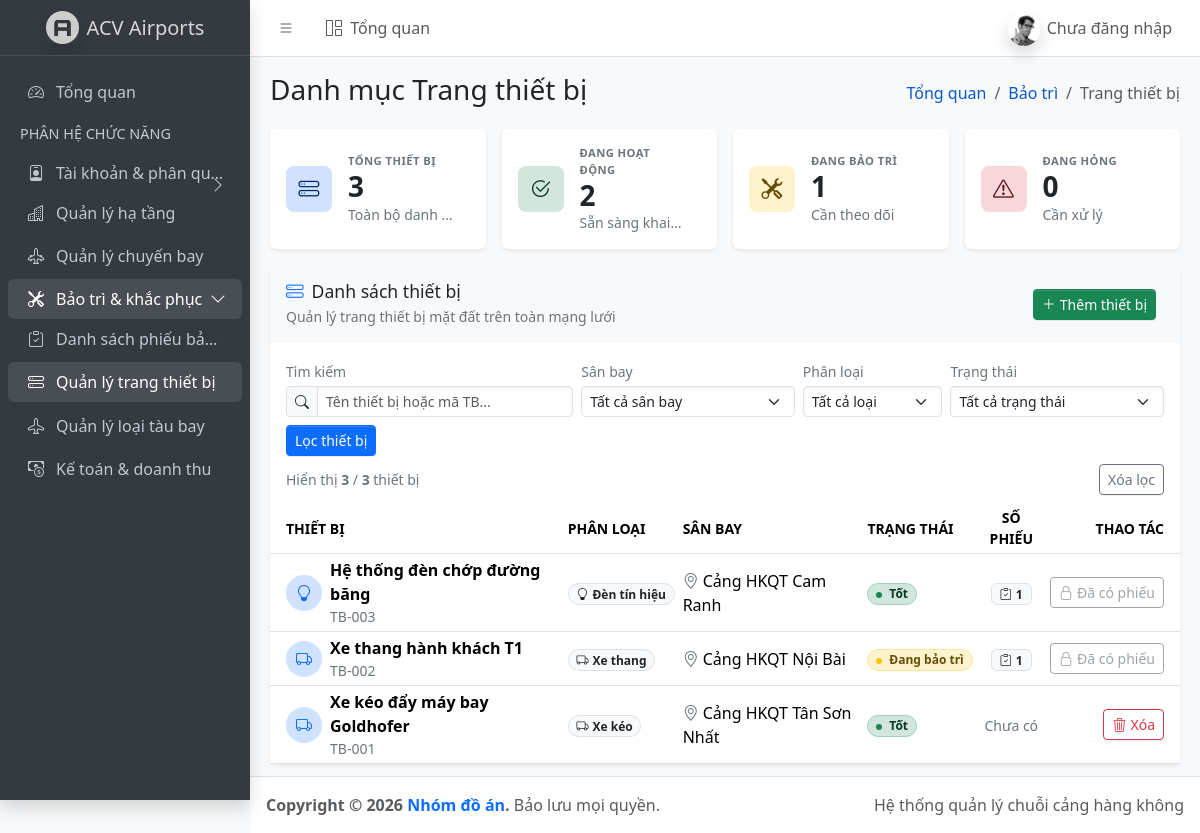
Before: /views/pages/bao_tri/thiet_bi.php with the older database file.
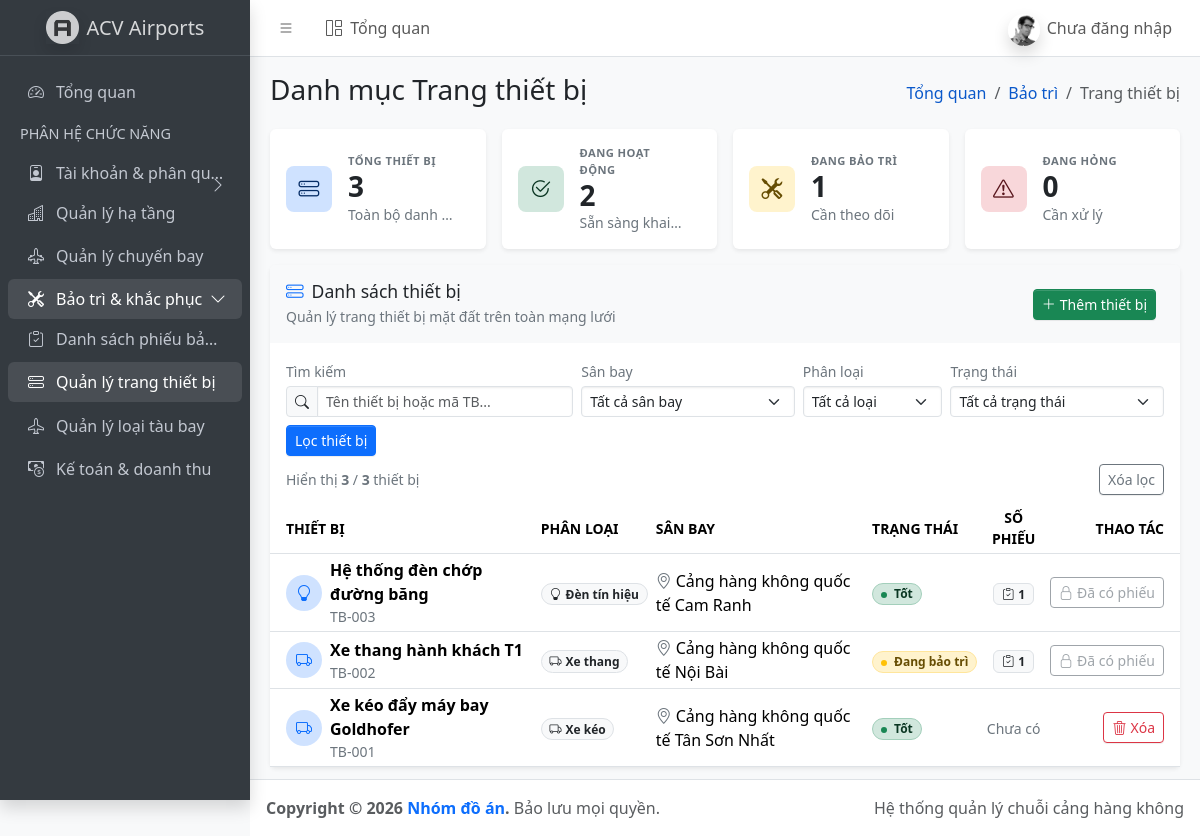
After: the same page with the newer database file.
### tables this page shows
CREATE TABLE `thiet_bi_san_bay` (
  `id` int(11) NOT NULL,
  `id_san_bay` int(11) NOT NULL,
  `ten_thiet_bi` varchar(100) NOT NULL,
  `loai_thiet_bi` enum('Den_Tin_Hieu','Thiet_Bi_Dan_Duong','Xe_Thang','Xe_Keo','Khac') NOT NULL,
  `trang_thai` enum('Tot','Bao_Tri','Hong') DEFAULT 'Tot'
);

CREATE TABLE `san_bay` (
  `id` int(11) NOT NULL,
  `ma_iata` varchar(3) NOT NULL,
  `ma_icao` varchar(4) DEFAULT NULL,
  `ten_san_bay` varchar(120) NOT NULL,
  `ten_ngan` varchar(50) NOT NULL,
  `phan_cap` enum('Quoc_Noi','Quoc_Te') NOT NULL,
  `vi_tri` varchar(255) NOT NULL,
  `hinh_anh` varchar(255) DEFAULT NULL,
  `mo_ta` varchar(500) DEFAULT NULL,
  `thu_tu_hien_thi` int(11) NOT NULL DEFAULT 0,
  `trang_thai` enum('Hoat_Dong','Bao_Tri','Dong_Cua_Khan_Cap') DEFAULT 'Hoat_Dong'
);

### views/pages/bao_tri/_bootstrap.php (called while the page is built, shortened)
<?php
require_once __DIR__ . '/../../../controllers/BaoTriController.php';
if (!function_exists('baoTriUrl')) {
    function baoTriUrl($file = 'index.php', array $query = []) {
        $base = defined('BASE_URL') ? rtrim(BASE_URL, '/') : '';
        $url  = $base . '/views/pages/bao_tri/' . ltrim($file, '/');
        if (!empty($query)) {
            $url .= '?' . http_build_query($query);
        }
        return $url;
    }
}
if (!isset($baoTriController) || !($baoTriController instanceof BaoTriController)) {
    $dbConn = $dbConnection ?? $db ?? $conn ?? null;
    $baoTriController = new BaoTriController($dbConn);
}

### controllers/BaoTriController.php (called while the page is built, shortened)
<?php
class BaoTriController {
    private $db;
    public function __construct($dbConnection) {
        $this->db = $dbConnection;
    }
    public function getDanhSachThietBi() {
        $sql = "SELECT tb.id, tb.ten_thiet_bi, tb.loai_thiet_bi, tb.trang_thai, sb.ten_san_bay,
                       (SELECT COUNT(*) FROM yeu_cau_bao_tri y WHERE y.id_thiet_bi = tb.id) AS so_phieu
                FROM thiet_bi_san_bay tb
                JOIN san_bay sb ON tb.id_san_bay = sb.id
                ORDER BY tb.id DESC";
        $result = $this->db->query($sql);
        return $result ? $result->fetch_all(MYSQLI_ASSOC) : [];
    }
}

### views/pages/bao_tri/thiet_bi.php (the view, shortened to what the rows shown need)
<?php
require_once __DIR__ . '/_bootstrap.php';
if (!isset($thiet_bi)) {
    $thiet_bi = $baoTriController->getDanhSachThietBi();
}
$statusLabels = [
    'Tot'     => 'Tốt',
    'Bao_Tri' => 'Đang bảo trì',
    'Hong'    => 'Hỏng',
];
$statusBadgeClasses = [
    'Tot'     => 'text-success-emphasis bg-success-subtle border-success-subtle',
    'Bao_Tri' => 'text-warning-emphasis bg-warning-subtle border-warning-subtle',
    'Hong'    => 'text-danger-emphasis bg-danger-subtle border-danger-subtle',
];
$statusDotClasses = [
    'Tot'     => 'bg-success',
    'Bao_Tri' => 'bg-warning',
    'Hong'    => 'bg-danger',
];
$loaiThietBiLabels = [
    'Den_Tin_Hieu'       => 'Đèn tín hiệu',
    'Thiet_Bi_Dan_Duong' => 'Thiết bị dẫn đường',
    'Xe_Thang'           => 'Xe thang',
    'Xe_Keo'             => 'Xe kéo',
    'Khac'               => 'Khác',
];
$loaiThietBiIcons = [
    'Den_Tin_Hieu'       => 'bi-lightbulb',
    'Thiet_Bi_Dan_Duong' => 'bi-broadcast-pin',
    'Xe_Thang'           => 'bi-truck',
    'Xe_Keo'             => 'bi-truck',
    'Khac'               => 'bi-box-seam',
];
$filterQ         = trim((string) ($_GET['q'] ?? ''));
$filterSanBay    = trim((string) ($_GET['san_bay'] ?? ''));
$filterLoai      = trim((string) ($_GET['loai'] ?? ''));
$filterTrangThai = trim((string) ($_GET['trang_thai'] ?? ''));
$thiet_bi = array_values(array_filter($thiet_bi, static function (array $tb) use ($filterQ, $filterSanBay, $filterLoai, $filterTrangThai): bool {
    if ($filterQ !== '') {
        $maThietBi = 'TB-' . sprintf('%03d', (int) $tb['id']);
        if (mb_stripos((string) $tb['ten_thiet_bi'], $filterQ, 0, 'UTF-8') === false
            && mb_stripos($maThietBi, $filterQ, 0, 'UTF-8') === false) {
            return false;
        }
    }
    if ($filterSanBay !== '' && (string) $tb['ten_san_bay'] !== $filterSanBay) {
        return false;
    }
    if ($filterLoai !== '' && (string) $tb['loai_thiet_bi'] !== $filterLoai) {
        return false;
    }
    if ($filterTrangThai !== '' && (string) $tb['trang_thai'] !== $filterTrangThai) {
        return false;
    }
    return true;
}));
?>
<div class="row">
    <div class="col-12">
        <div class="card border-0 shadow-sm">
            <div class="table-responsive">
                <table class="table table-hover table-sm align-middle mb-0" id="thietBiTable">
                    <thead>
                        <tr class="text-uppercase small text-secondary">
                            <th class="ps-3">Thiết bị</th>
                            <th>Phân loại</th>
                            <th>Sân bay</th>
                            <th>Trạng thái</th>
                            <th class="text-center">Số phiếu</th>
                            <th class="text-end pe-3 text-nowrap">Thao tác</th>
                        </tr>
                    </thead>
                    <tbody>
                        <?php if (!empty($thiet_bi)): ?>
                            <?php foreach ($thiet_bi as $item): ?>
                                <?php
                                $maThietBi  = 'TB-' . sprintf('%03d', (int) $item['id']);
                                $soPhieu    = (int) $item['so_phieu'];
                                $loaiLabel  = $loaiThietBiLabels[$item['loai_thiet_bi']] ?? htmlspecialchars(str_replace('_', ' ', $item['loai_thiet_bi']), ENT_QUOTES, 'UTF-8');
                                $loaiIcon   = $loaiThietBiIcons[$item['loai_thiet_bi']] ?? 'bi-hdd-stack';
                                $statusLabel = $statusLabels[$item['trang_thai']] ?? htmlspecialchars($item['trang_thai'], ENT_QUOTES, 'UTF-8');
                                $statusClass = $statusBadgeClasses[$item['trang_thai']] ?? 'text-secondary bg-body-tertiary border-secondary-subtle';
                                $statusDot   = $statusDotClasses[$item['trang_thai']] ?? 'bg-secondary';
                                ?>
                                <tr data-search="<?= htmlspecialchars($item['ten_thiet_bi'] . ' ' . $maThietBi, ENT_QUOTES, 'UTF-8') ?>"
                                    data-san-bay="<?= htmlspecialchars($item['ten_san_bay'], ENT_QUOTES, 'UTF-8') ?>"
                                    data-loai="<?= htmlspecialchars($item['loai_thiet_bi'], ENT_QUOTES, 'UTF-8') ?>"
                                    data-trang-thai="<?= htmlspecialchars($item['trang_thai'], ENT_QUOTES, 'UTF-8') ?>">
                                    <td class="ps-3" style="min-width: 190px; white-space: normal;">
                                        <div class="d-flex align-items-center gap-2">
                                            <span class="d-inline-flex align-items-center justify-content-center rounded-circle bg-primary-subtle text-primary" style="width: 36px; height: 36px; flex: 0 0 36px;">
                                                <i class="bi <?= $loaiIcon ?>"></i>
                                            </span>
                                            <div>
                                                <div class="fw-semibold"><?= htmlspecialchars($item['ten_thiet_bi'], ENT_QUOTES, 'UTF-8') ?></div>
                                                <div class="small text-secondary"><?= $maThietBi ?></div>
                                            </div>
                                        </div>
                                    </td>
                                    <td>
                                        <span class="badge rounded-pill bg-body-tertiary text-body border">
                                            <i class="bi <?= $loaiIcon ?> me-1"></i><?= $loaiLabel ?>
                                        </span>
                                    </td>
                                    <td style="white-space: normal;">
                                        <i class="bi bi-geo-alt text-secondary me-1"></i><?= htmlspecialchars($item['ten_san_bay'], ENT_QUOTES, 'UTF-8') ?>
                                    </td>
                                    <td>
                                        <span class="badge rounded-pill border <?= $statusClass ?>">
                                            <span class="d-inline-block rounded-circle <?= $statusDot ?> me-1" style="width: 6px; height: 6px;"></span>
                                            <?= $statusLabel ?>
                                        </span>
                                    </td>
                                    <td class="text-center">
                                        <?php if ($soPhieu > 0): ?>
                                            <span class="badge bg-body-tertiary text-body border" title="<?= $soPhieu ?> phiếu bảo trì">
                                                <i class="bi bi-clipboard-check me-1"></i><?= $soPhieu ?>
                                            </span>
                                        <?php else: ?>
                                            <span class="text-secondary small">Chưa có</span>
                                        <?php endif; ?>
                                    </td>
                                    <td class="text-end pe-3 text-nowrap">
                                        <?php if ($soPhieu > 0): ?>
                                            <span class="btn btn-sm btn-outline-secondary disabled" title="Không thể xóa vì thiết bị đã có phiếu bảo trì">
                                                <i class="bi bi-lock me-1"></i>Đã có phiếu
                                            </span>
                                        <?php else: ?>
                                            <?php
                                            $xoaUrl = baoTriUrl('thiet_bi.php', array_filter([
                                                'q'            => $filterQ,
                                                'san_bay'      => $filterSanBay,
                                                'loai'         => $filterLoai,
                                                'trang_thai'   => $filterTrangThai,
                                                'xac_nhan_xoa' => (int) $item['id'],
                                            ], static fn($v) => $v !== ''));
                                            ?>
                                            <a href="<?= htmlspecialchars($xoaUrl, ENT_QUOTES, 'UTF-8') ?>"
                                               class="btn btn-sm btn-outline-danger">
                                                <i class="bi bi-trash3 me-1"></i>Xóa
                                            </a>
                                        <?php endif; ?>
                                    </td>
                                </tr>
                            <?php endforeach; ?>
                        <?php endif; ?>
                    </tbody>
                </table>
            </div>
        </div>
    </div>
</div>
<?php
require __DIR__ . '/../../layouts/main.php';

Changed rows visible on the page:
changed through a linked row, thiet_bi_san_bay "Hệ thống đèn chớp đường băng": id_san_bay.ten_san_bay "Cảng HKQT Cam Ranh" → "Cảng hàng không quốc tế Cam Ranh"
changed through a linked row, thiet_bi_san_bay "Xe thang hành khách T1": id_san_bay.ten_san_bay "Cảng HKQT Nội Bài" → "Cảng hàng không quốc tế Nội Bài"
changed through a linked row, thiet_bi_san_bay "Xe kéo đẩy máy bay Goldhofer": id_san_bay.ten_san_bay "Cảng HKQT Tân Sơn Nhất" → "Cảng hàng không quốc tế Tân Sơn Nhất"
